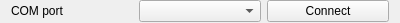
<?xml version="1.0" encoding="UTF-8"?>
<ui version="4.0">
 <class>ConnectionWidget</class>
 <widget class="QWidget" name="ConnectionWidget">
  <property name="geometry">
   <rect>
    <x>0</x>
    <y>0</y>
    <width>400</width>
    <height>23</height>
   </rect>
  </property>
  <property name="windowTitle">
   <string>Form</string>
  </property>
  <layout class="QGridLayout" name="gridLayout">
   <property name="topMargin">
    <number>0</number>
   </property>
   <property name="bottomMargin">
    <number>0</number>
   </property>
   <property name="horizontalSpacing">
    <number>6</number>
   </property>
   <property name="verticalSpacing">
    <number>0</number>
   </property>
   <item row="1" column="2">
    <widget class="QPushButton" name="connect_pb">
     <property name="text">
      <string>Connect</string>
     </property>
    </widget>
   </item>
   <item row="1" column="0">
    <widget class="QLabel" name="label">
     <property name="text">
      <string>COM port</string>
     </property>
    </widget>
   </item>
   <item row="1" column="1">
    <widget class="QComboBox" name="comPort"/>
   </item>
  </layout>
 </widget>
 <resources/>
 <connections/>
</ui>
